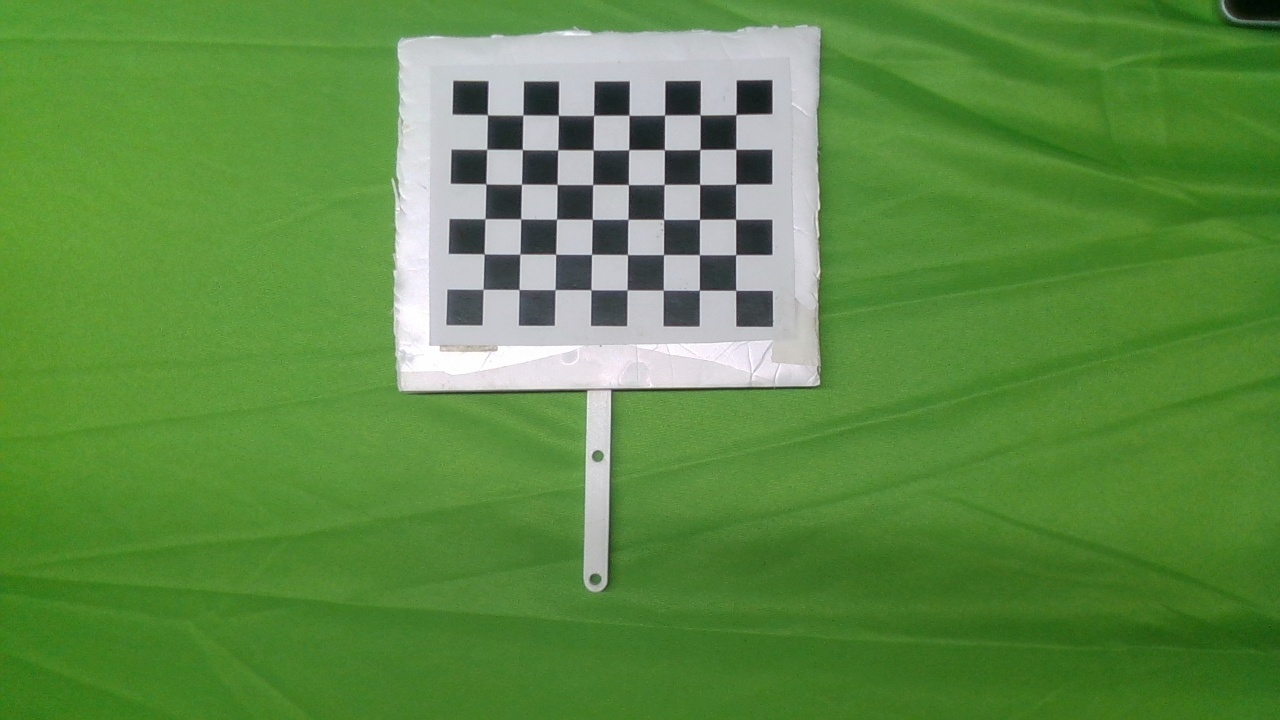
#> input picture realSceneApi/calibration/bak/calibration/franka/0.jpg, 1280 x 720 px; its folder holds 5 pictures in this run; the run also reads 1 picture not shown here
$ python cab_franka.py
#> lines starting #> are read from the running program, lines starting #| are printed output that depends on the picture; after the words box and inside, x2 and y2 are one past the last pixel; in counts of white or black regions, pixels touching at a corner belong together
import cv2
import numpy as np
import glob

def rodrigues_trans2tr(rvec, tvec):
        r, _ = cv2.Rodrigues(rvec)
        tvec.shape = (3,)
        T = np.identity(4)
        T[0:3, 3] = tvec
        T[0:3, 0:3] = r
        return T

# 找棋盘格角点
# 阈值

criteria=(cv2.TERM_CRITERIA_EPS+cv2.TERM_CRITERIA_MAX_ITER,30,0.001)
print(criteria)

#棋盘格模板规格
w=6
h=8
# 世界坐标系中的棋盘格点,例如(0,0,0), (1,0,0), (2,0,0) ....,(8,5,0)，去掉Z坐标，记为二维矩阵

objp=np.zeros((w*h,3),np.float32)
#print(np.mgrid[0:w,0:h].T.reshape(-1,2))
objp[:,:2] = np.mgrid[0:w,0:h].T.reshape(-1,2)*0.015
# 储存棋盘格角点的世界坐标和图像坐标对

worldobjpoints = [] # 在世界坐标系中的三维点
imgpoints = [] # 在图像平面的二维像素点？

images = glob.glob('franka/*.jpg') #读取图像

for fname in images:  #对所有图像进行处理
    img = cv2.imread(fname)
#> img is the input picture: shape (720, 1280, 3); mean B, G, R 68.1, 139.7, 93.4
    cv2.imshow('findCorners',img)
    cv2.waitKey(1)
    gray=cv2.cvtColor(img,cv2.COLOR_BGR2GRAY)
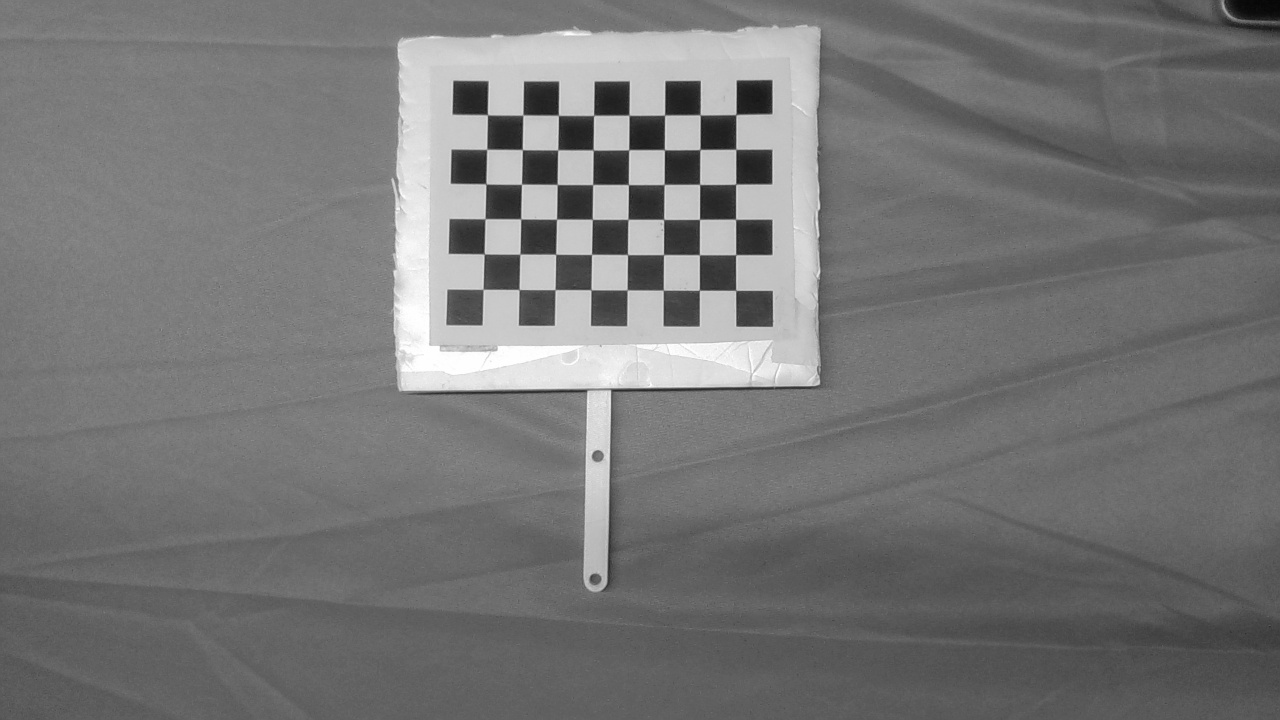
#> gray: shape (720, 1280); min 6, max 255, mean 117.6

    ret,corners=cv2.findChessboardCorners(img,(w,h),None,cv2.CALIB_CB_ADAPTIVE_THRESH)
#> ret = True; corners = 48 rows, first 8: [483.2, 289.3], [484.3, 253.9], [485.1, 218.8], [485.8, 183.9], [486.7, 149.3], [487.5, 114.7], [519, 289.5], [519.9, 254.1]
    #找到棋盘角点
    #ret,corners=cv2.findChessboardCorners(img,(w,h),None)

    print(ret)
#| True

    #如果找到足够的点对，将其存储起来
    if ret==True:
        cv2.cornerSubPix(gray,corners,(5,5),(-1,-1),criteria)
        worldobjpoints.append(objp)
        imgpoints.append(corners)
        print(len(objp))
        print(len((corners)))
#| 48
        cv2.drawChessboardCorners(img,(w,h),corners,ret)
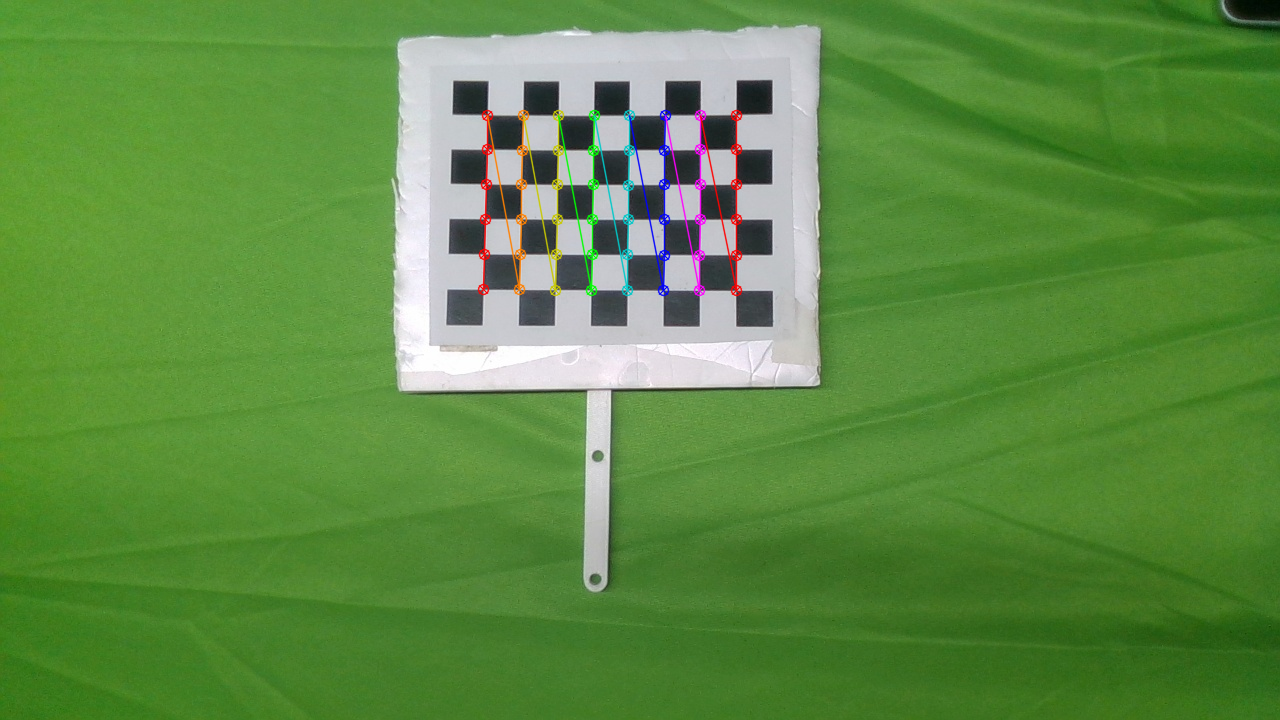
#> img: shape (720, 1280, 3); 1.27% of pixels changed, all inside (x1, y1, x2, y2) = (477, 109, 743, 297)
        cv2.imshow('findCorners',img)
        if cv2.waitKey(0)==ord('s'):
#> (key Esc is pressed here)
            cv2.destroyAllWindows()
            continue
#> pass 2 of the loop `for fname in images:`:
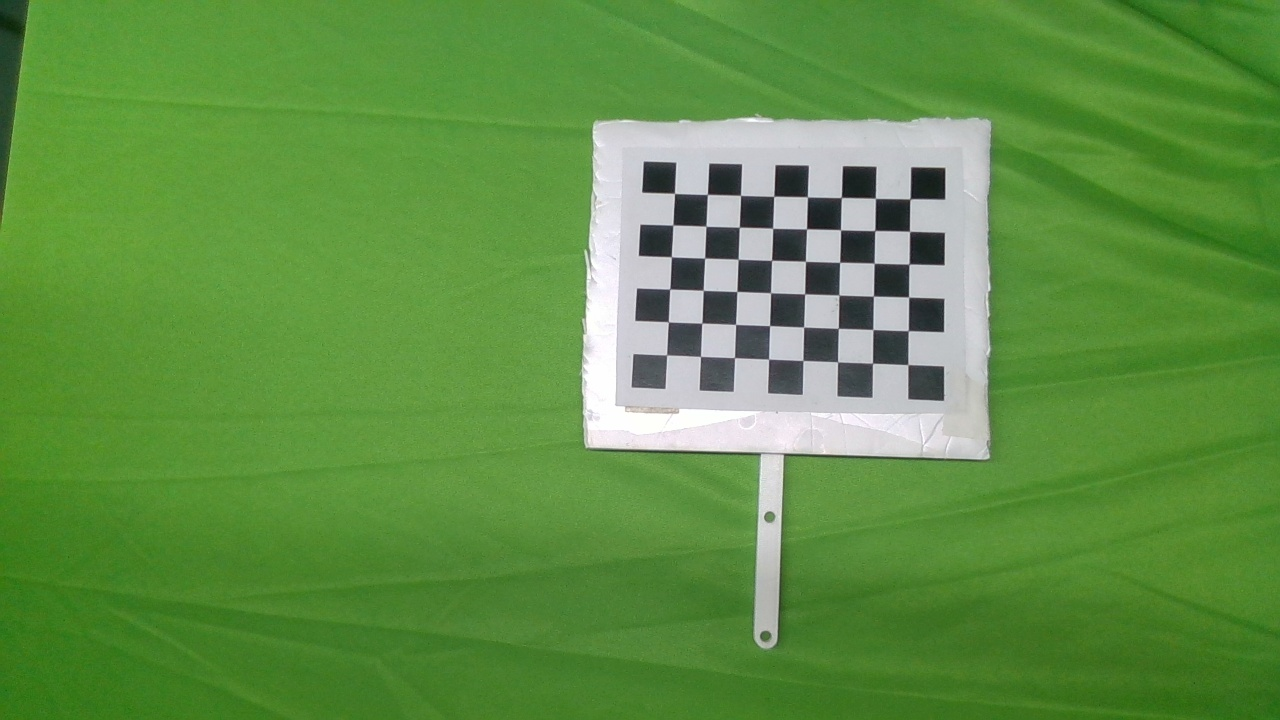
#> input picture realSceneApi/calibration/bak/calibration/franka/1.jpg, 1280 x 720 px
#> img is the input picture: shape (720, 1280, 3); mean B, G, R 68.8, 144.1, 95.4
#> `gray=cv2.cvtColor(img,cv2.COLOR_BGR2GRAY)`:
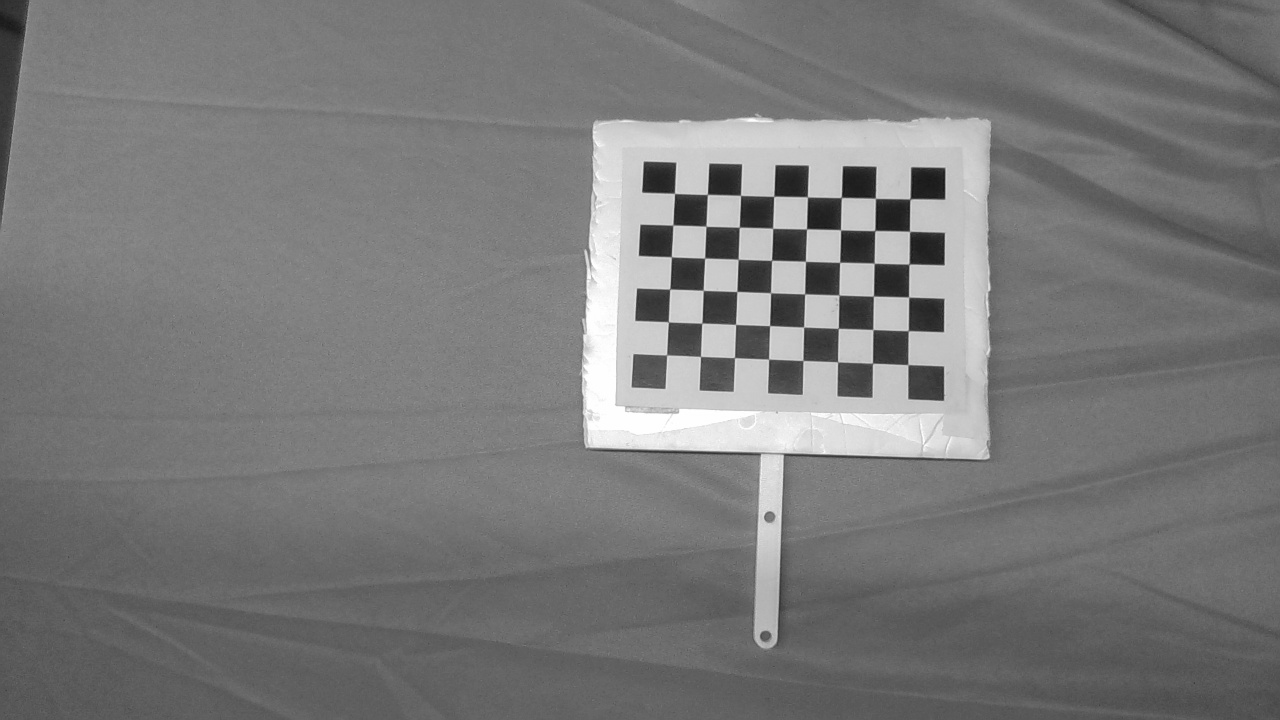
#> gray: shape (720, 1280); min 20, max 255, mean 120.9
#> corners = 48 rows, first 8: [666.6, 354.9], [668.5, 321.8], [669.7, 289.1], [671.4, 256.7], [672.8, 225], [674.5, 193.4], [700.5, 356.5], [701.8, 323.2]
#| True
#| 48
#> `cv2.drawChessboardCorners(img,(w,h),corners,ret)`:
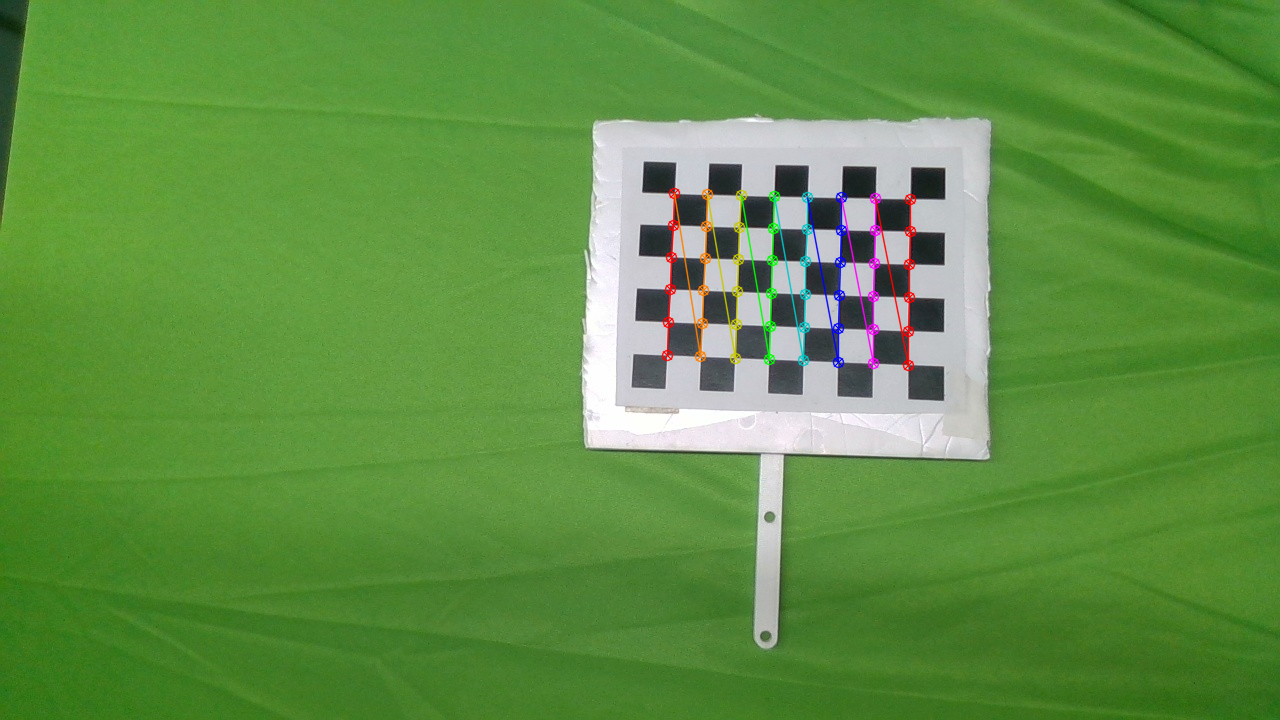
#> img: shape (720, 1280, 3); 1.21% of pixels changed, all inside (x1, y1, x2, y2) = (661, 187, 917, 372)
#> (key Enter is pressed here)
#> pass 3 of the loop `for fname in images:`:
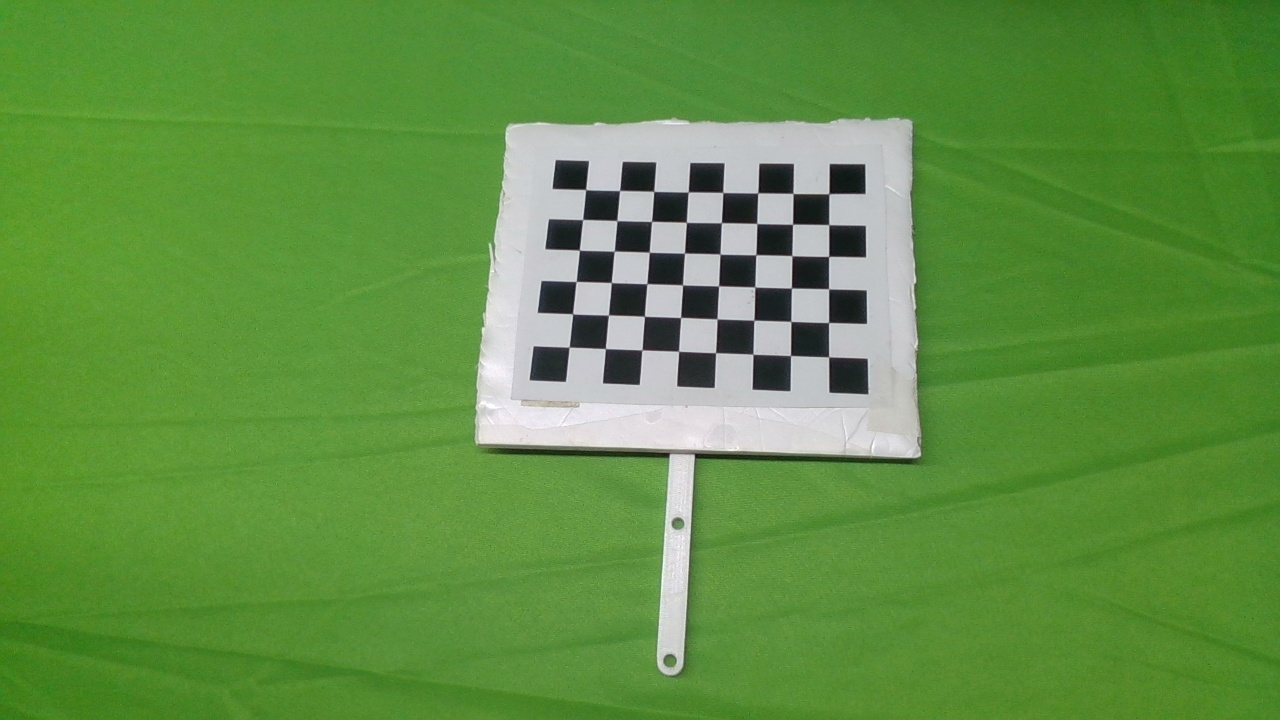
#> input picture realSceneApi/calibration/bak/calibration/franka/2.jpg, 1280 x 720 px
#> img is the input picture: shape (720, 1280, 3); mean B, G, R 67.1, 144, 95.5
#> `gray=cv2.cvtColor(img,cv2.COLOR_BGR2GRAY)`:
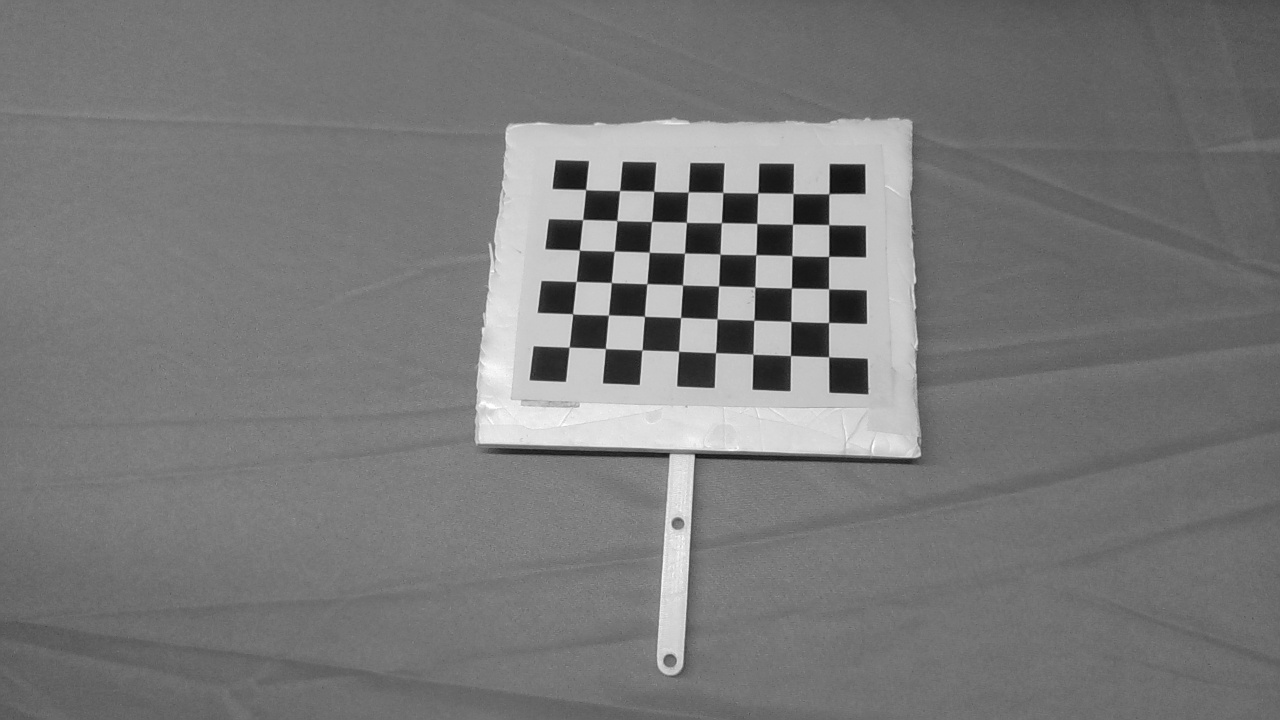
#> gray: shape (720, 1280); min 11, max 255, mean 120.7
#> corners = 48 rows, first 8: [569.1, 347], [572.5, 313.7], [576.2, 281.5], [579.4, 250.1], [582.7, 219.5], [585.5, 189.5], [605.5, 348.5], [608.5, 315]
#| True
#| 48
#> `cv2.drawChessboardCorners(img,(w,h),corners,ret)`:
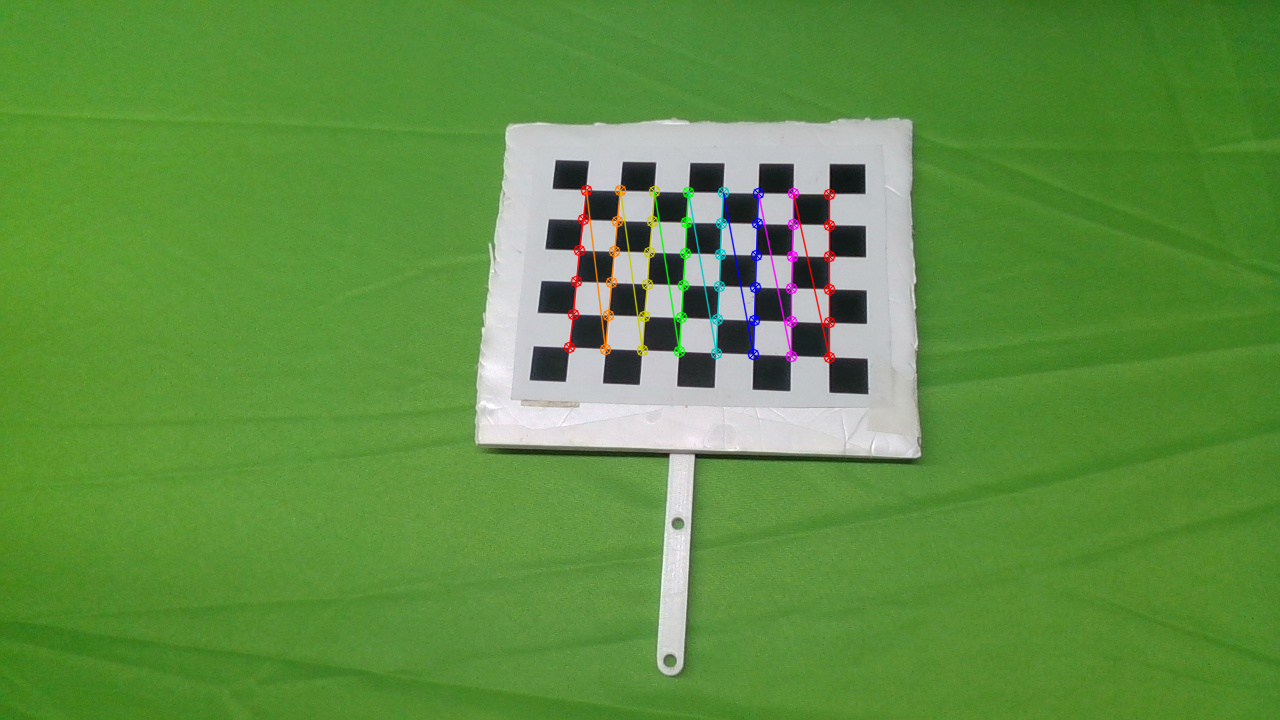
#> img: shape (720, 1280, 3); 1.21% of pixels changed, all inside (x1, y1, x2, y2) = (563, 184, 836, 364)
#> the loop made 5 passes; the first 3 are shown


for i in range(len(imgpoints)):
    print("world obj point================")
    print(worldobjpoints[i])
    print("img obj point================")
    print(imgpoints[i])


cv2.destroyAllWindows()
print(gray.shape)
ret,mtx,dist,rvecs,tvecs=cv2.calibrateCamera(worldobjpoints,
                                             imgpoints,
                                             gray.shape[::-1],
                                             None,None)
# [7 lines of commented-out code are left out]
img2=cv2.imread('franka/1.jpg')
h,w=img2.shape[:2]
#> h = 720; w = 1280
newcameramtx,roi=cv2.getOptimalNewCameraMatrix(mtx,dist,(w,h),0,(w,h)) #自由比例
dst=cv2.undistort(img2,mtx,dist,None,newcameramtx)
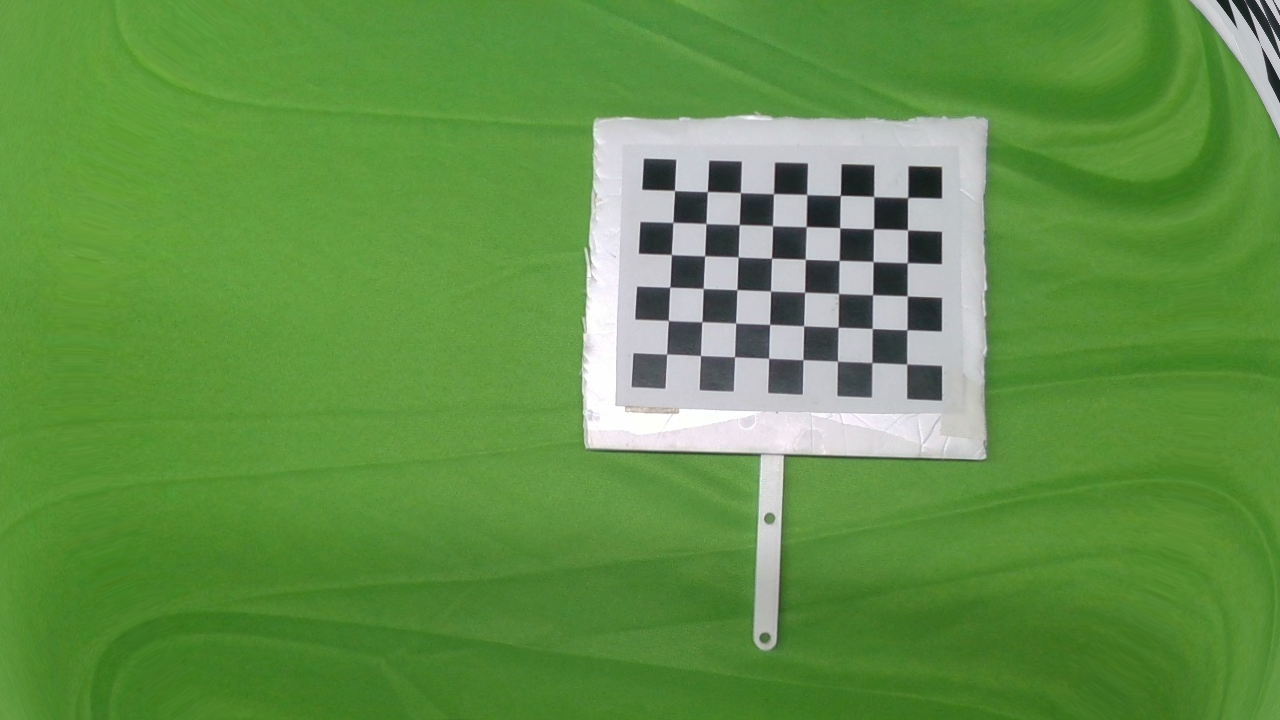
#> dst: shape (720, 1280, 3); mean B, G, R 71.2, 145.8, 97.8
cv2.imwrite('calibresult.jpg',dst)


# 反投影误差
total_error=0
for i in range(len(worldobjpoints)):
    imgpoints2,_=cv2.projectPoints(worldobjpoints[i],rvecs[i],tvecs[i],mtx,dist)
    error = cv2.norm(imgpoints[i],imgpoints2, cv2.NORM_L2)/len(imgpoints2)
    total_error+=error

print(("total error: "),total_error/len(worldobjpoints))


# reading the tcp poses
tcp_r = []
tcp_t = []
for i in range(len(rvecs)):
#> (the run stopped early here; a loop or call above may not have finished)
